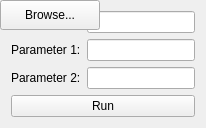
<?xml version="1.0" encoding="UTF-8"?>
<ui version="4.0">
 <class>InputForm</class>
 <widget class="QWidget" name="InputForm">
  <property name="windowTitle">
   <string>Input Form</string>
  </property>
  <layout class="QFormLayout" name="formLayout">
   <item row="0" column="0">
    <widget class="QLabel" name="label_inputFile">
     <property name="text">
      <string>Input File:</string>
     </property>
    </widget>
   </item>
   <item row="0" column="1">
    <widget class="QLineEdit" name="lineEdit_inputFile"/>
   </item>
   <item row="0" column="2">
    <widget class="QPushButton" name="pushButton_browse">
     <property name="text">
      <string>Browse...</string>
     </property>
    </widget>
   </item>
   <item row="1" column="0">
    <widget class="QLabel" name="label_param1">
     <property name="text">
      <string>Parameter 1:</string>
     </property>
    </widget>
   </item>
   <item row="1" column="1" colspan="2">
    <widget class="QLineEdit" name="lineEdit_param1"/>
   </item>
   <item row="2" column="0">
    <widget class="QLabel" name="label_param2">
     <property name="text">
      <string>Parameter 2:</string>
     </property>
    </widget>
   </item>
   <item row="2" column="1" colspan="2">
    <widget class="QLineEdit" name="lineEdit_param2"/>
   </item>
   <item row="3" column="0" colspan="3">
    <widget class="QPushButton" name="pushButton_run">
     <property name="text">
      <string>Run</string>
     </property>
    </widget>
   </item>
  </layout>
 </widget>
 <resources/>
 <connections/>
</ui>
